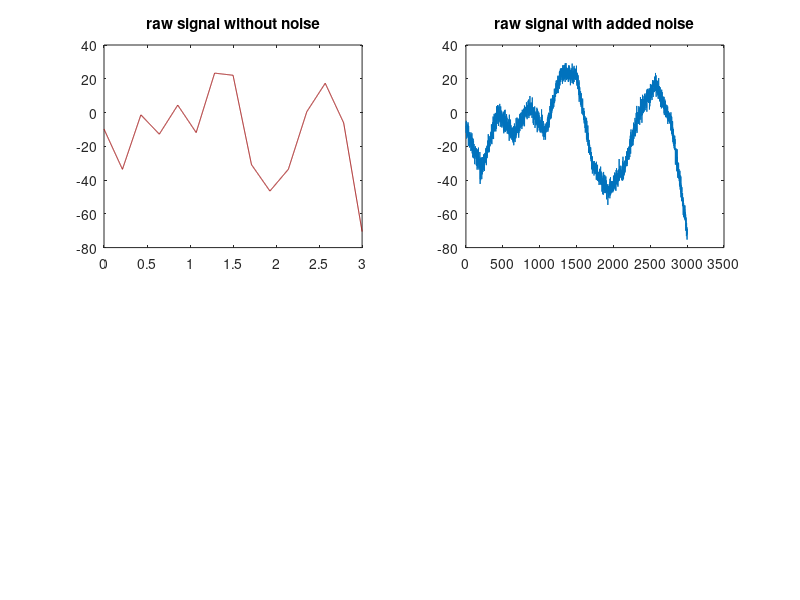
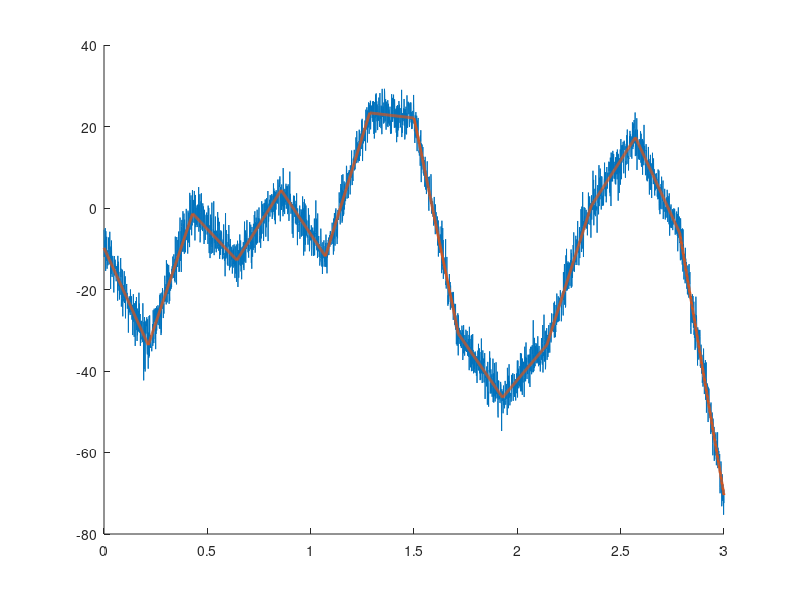
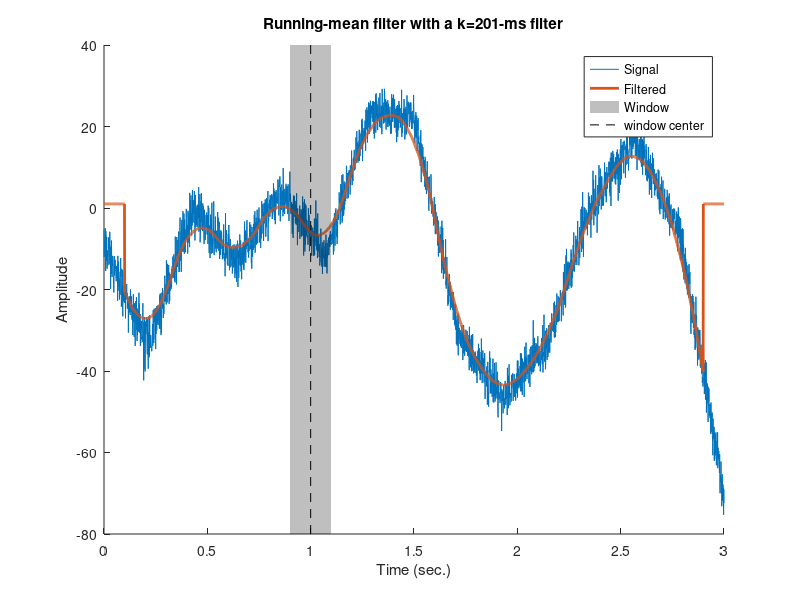

MATLAB code for these plots, in order:
%% Time Series Denoising
% Author: Will Decker
% Code adapted from Mike X. Cohen's "Signal Processing Problems" course

%% Section 1: Mean-smooth time series

% signal parameters

samplerate = 1000; % measured in Hz
time = 0:1/samplerate:3; % 1 sample point over 3 seconds
n = length(time);
p = 15; % time points

% generate noise

noiselevel = 3; % measured in standard deviations
noise = noiselevel * randn(size(time)); % randomly generate noise along signal

% amplitude modulator

ampl = interp1(randn(p,1)*25, linspace(1,p,n));

% generate signal

signal = ampl + noise;

figure(1), clf, hold on
subplot(221)
plot(time, ampl, 'Color', [0.6, 0 ,0]), title('raw signal without noise')
subplot(222)
plot(signal) , title('raw signal with added noise')

% show signals superimposed on eachother 

figure(2), clf, hold on
plot(time, signal, time, ampl, 'linew', 2)
zoom on

% filtered signal vector

filtsig = ones(size(signal)); % or filtsig = signal

% implement the mean-smooth in the *time* domain

k = 100; % filter window

for i = k + 1:n - k - 1

    filtsig(i) = mean(signal(i - k:i + k)); % each point along the filtered signal is the average of 'k' surrounding points

end

% convert windosize to ms

windowsize = 1000 * (k*2 + 1) / samplerate;

% plot noisy and filtered signal

figure(3), clf, hold on
plot(time, signal, time, filtsig, 'linew', 2)
timeindex = dsearchn(time', 1);
ylim = get(gca, 'ylim');
patch(time([ timeindex-k timeindex-k timeindex+k timeindex+k ]),ylim([ 1 2 2 1 ]),'k','facealpha',.25,'linestyle','none')
plot(time([timeindex timeindex]),ylim,'k--')
xlabel('Time (sec.)'), ylabel('Amplitude')
title([ 'Running-mean filter with a k=' num2str(round(windowsize)) '-ms filter' ])
legend({'Signal';'Filtered';'Window';'window center'})

zoom on 


%%
